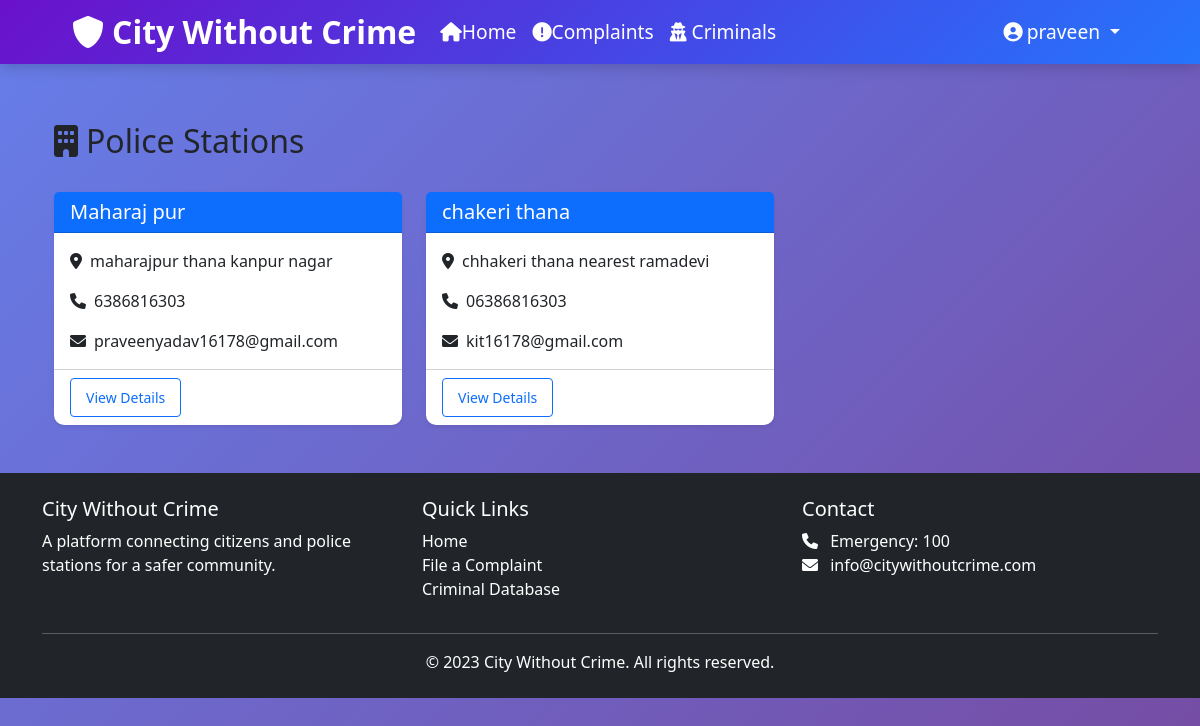
The app's page /stations/ (signed in), older data.
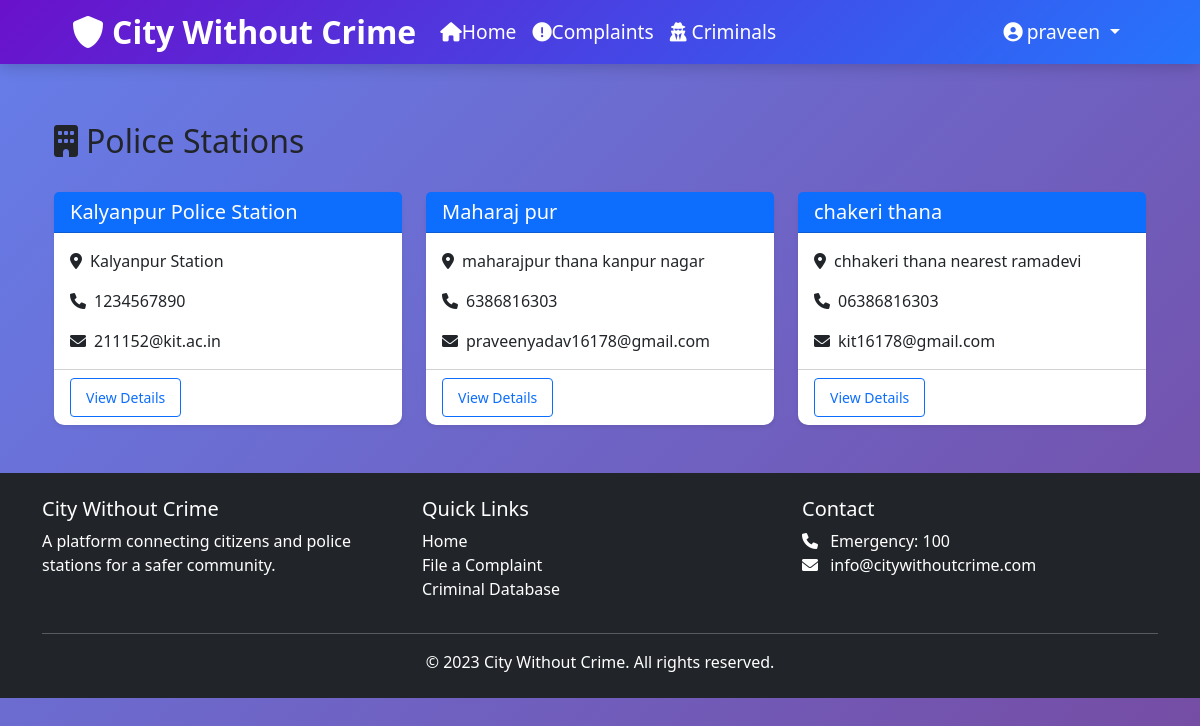
The same page, newer data.
### cwc_app/models.py (models this page shows, shortened)
class PoliceStation(models.Model):
    name = models.CharField(max_length=100)
    address = models.TextField()
    contact_number = models.CharField(max_length=15)
    email = models.EmailField()
    jurisdiction = models.CharField(max_length=100)
    created_at = models.DateTimeField(auto_now_add=True)

### cwc_app/views.py (the view)
# urls.py: path('stations/', views.station_list, name='station_list'),
@login_required
def station_list(request):
    stations = PoliceStation.objects.all().order_by('name')
    return render(request, 'police_stations/list.html', {'stations': stations})

### templates/police_stations/list.html (shortened to what this page needs)
{% extends 'base.html' %}
{% block content %}
<div class="container">
    <div class="d-flex justify-content-between align-items-center mb-4">
        <h2><i class="fas fa-building me-2"></i>Police Stations</h2>
    </div>
    <div class="row g-4">
        {% for station in stations %}
        <div class="col-md-6 col-lg-4">
            <div class="card h-100 shadow-sm">
                <div class="card-header bg-primary text-white">
                    <h5 class="mb-0">{{ station.name }}</h5>
                </div>
                <div class="card-body">
                    <p class="card-text">
                        <i class="fas fa-map-marker-alt me-2"></i>{{ station.address|truncatewords:8 }}
                    </p>
                    <p class="card-text">
                        <i class="fas fa-phone me-2"></i>{{ station.contact_number }}
                    </p>
                    <p class="card-text">
                        <i class="fas fa-envelope me-2"></i>{{ station.email }}
                    </p>
                </div>
                <div class="card-footer bg-transparent">
                    <a href="{% url 'station_detail' station.pk %}" class="btn btn-sm btn-outline-primary">
                        View Details
                    </a>
                </div>
            </div>
        </div>
        {% empty %}
        <div class="col-12">
            <div class="alert alert-info">
                <i class="fas fa-info-circle me-2"></i>No police stations found in database.
            </div>
        </div>
        {% endfor %}
    </div>
</div>
{% endblock %}

Row changes from the older to the newer data that the page shows:
added PoliceStation: name "Kalyanpur Police Station", address "Kalyanpur Station", contact_number "1234567890", email "211152@kit.ac.in"
